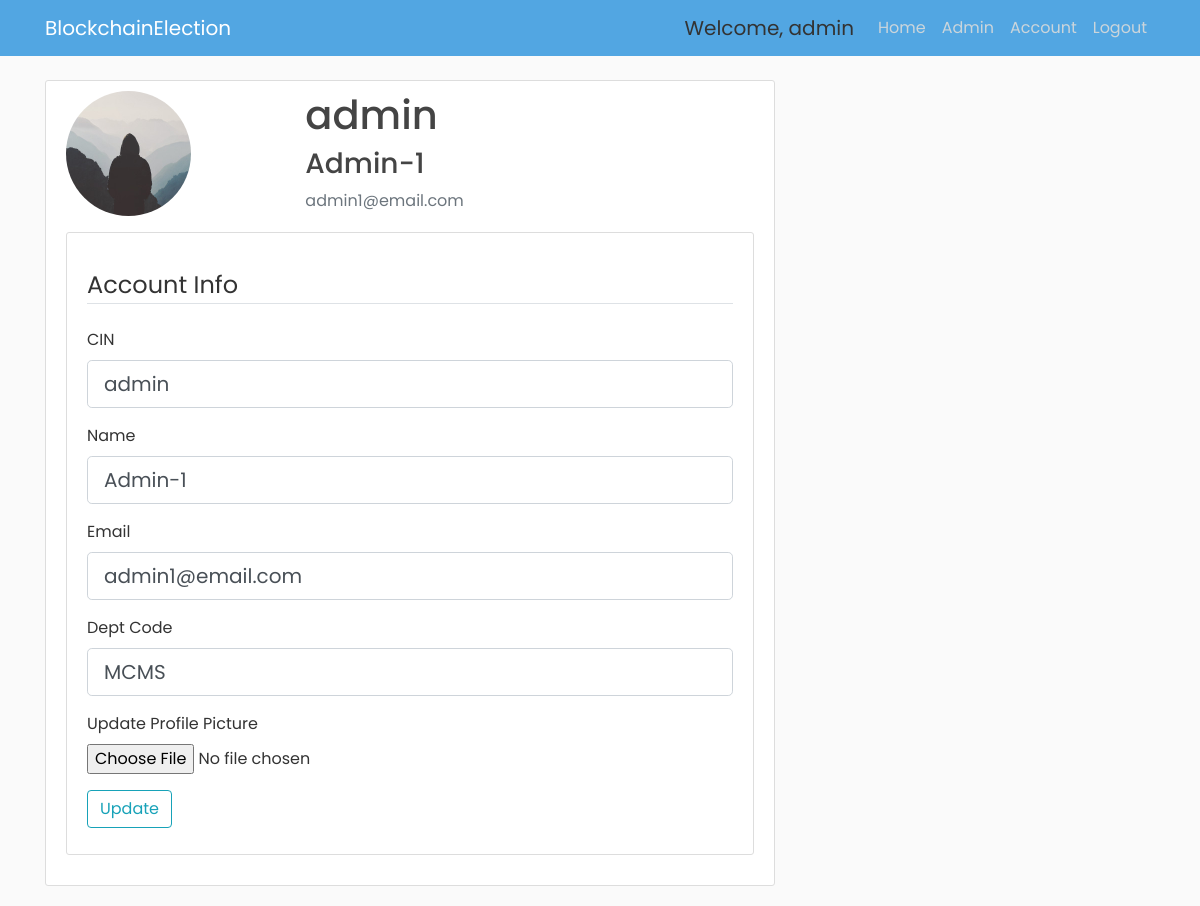
Page /account (signed in) on the committed database.
### app/models.py (models this page shows, shortened)
class Voter(db.Model, UserMixin):
    id = db.Column(db.Integer, primary_key=True)
    cin = db.Column(db.String(30), unique=True, nullable=False)
    name = db.Column(db.String(255), nullable=False)
    email = db.Column(db.String(30), unique=True, nullable=False)
    dept = db.Column(db.String(4), db.ForeignKey('department.dept_code'), nullable=False)
    imagefile = db.Column(db.String(20), nullable=False, default='default.jpg')
    password = db.Column(db.String(60), nullable=False)
    join_year = db.Column(db.Integer, nullable=False, default=2016)
    is_admin = db.Column(db.Boolean, default=False, nullable=False)

### app/routes.py (the view)
@app.route("/account", methods=['GET', 'POST'])
@login_required
def account():
    form = UpdateAccountForm()
    if form.validate_on_submit():
        if form.picture.data:
            picture_file = save_picture(form.picture.data)
            current_user.imagefile = picture_file
        current_user.cin = form.cin.data
        current_user.name = form.name.data
        current_user.email = form.email.data
        current_user.dept = form.dept.data
        db.session.commit()
        flash('Your account has been updated!', 'success')
        return redirect(url_for('account'))
    elif request.method == 'GET':
        form.cin.data = current_user.cin
        form.name.data = current_user.name
        form.email.data = current_user.email
        form.dept.data = current_user.dept
    image_file = url_for('static', filename='profile_pics/' + current_user.imagefile)
    return render_template("account.html", title="Account", image_file=image_file, form=form)

### app/forms.py (shortened to what this page needs)
class UpdateAccountForm(FlaskForm):
    cin = StringField('CIN', validators=[DataRequired()])
    name = StringField('Name', validators=[DataRequired(), Length(min=3, max=255)])
    email = StringField('Email', validators=[DataRequired(), Email()])
    dept = StringField('Dept Code', validators=[DataRequired(), Length(min=4, max=4)])
    picture = FileField('Update Profile Picture', validators=[FileAllowed(['jpg', 'png'])])
    submit = SubmitField('Update')

### app/models.py (called while the page is built)
@login_manager.user_loader
def load_user(user_id):
    return Voter.query.get(int(user_id))

### app/templates/account.html (shortened to what this page needs)
{% extends "base.html" %}
{% block content %}
    <div class="content-section">
        <div class="row">
            <div class="col-md-4">
                <img class="rounded-circle account-img" src="{{ image_file }}">
            </div>
            <div class="col-md-8">
                <h2 class="account-heading">{{ current_user.cin }}</h2>
                <h3>{{ current_user.name }}</h3>
                <p class="text-secondary">{{ current_user.email }}</p>
            </div>
        </div>
        <div class="content-section">
            <form action="" method="POST" enctype="multipart/form-data">
              <br class="form-group">
                <legend class="border-bottom mb-4">Account Info</legend>
                <div class="form-group">
                  {{ form.cin.label(class="form-control-label") }}
                  {% if form.cin.errors%}
                    {{ form.cin(class="form-control form-control-lg is-invalid") }}
                    <div class="invalid-feedback">
                      {% for error in form.cin.errors %}
                      <span>{{ error }}</span>
                      {% endfor %}
                    </div>
                  {% else %}
                    {{ form.cin(class="form-control form-control-lg") }}
                    {% endif %}
                </div>
                <div class="form-group mt-2">
                  {{ form.name.label(class="form-control-label") }}
                  {% if form.name.errors %}
                    {{ form.name(class="form-control form-control-lg is-invalid") }}
                    <div class="invalid-feedback">
                      {% for error in form.name.errors %}
                      <span>{{ error }}</span>
                      {% endfor %}
                    </div>
                  {% else %}
                  {{ form.name(class="form-control form-control-lg") }}
                  {% endif %}
                </div>
                <div class="form-group mt-2">
                  {{ form.email.label(class="form-control-label") }}
                  {% if form.email.errors %}
                    {{ form.email(class="form-control form-control-lg is-invalid") }}
                    <div class="invalid-feedback">
                      {% for error in form.email.errors %}
                      <span>{{ error }}</span>
                      {% endfor %}
                    </div>
                  {% else %}
                    {{ form.email(class="form-control form-control-lg") }}
                  {% endif %}
                </div>
                <div class="form-group mt-2">
                  {{ form.dept.label(class="form-control-label") }}
                  {% if form.dept.errors %}
                    {{ form.dept(class="form-control form-control-lg is-invalid") }}
                    <div class="invalid-feedback">
                      {% for error in form.dept.errors %}
                      <span>{{ error }}</span>
                      {% endfor %}
                    </div>
                  {% else %}
                    {{ form.dept(class="form-control form-control-lg") }}
                  {% endif %}
                </div>
                <div class="form-group mt-2">
                    {{ form.picture.label() }}
                    {{ form.picture(class="form-control-file") }}
                </div>
              <div class="form-group mt-3">
                {{ form.submit(class="btn btn-outline-info") }}
              </div>
            </form>
          </div>
    </div>
{% endblock content %}

### app/templates/navbar.html (shortened to what this page needs)
<header class="site-header">
  <nav class="navbar navbar-expand-md navbar-dark bg-steel fixed-top">
    <div class="container">
      <a class="navbar-brand mr-4" href="{{ url_for('index2') }}">BlockchainElection</a>
      <div class="collapse navbar-collapse" id="navbarToggle">
        <div class="navbar-nav ml-auto">
          {% if current_user.is_admin %}
          <a class="navbar-brand disabled ml-2" style="cursor: default;">Welcome, {{ current_user.cin }}</a>
          <a class="nav-item nav-link" href="{{ url_for('home') }}">Home</a>
          <a class="nav-item nav-link" href="{{ url_for('admin') }}">Admin</a>
          <a class="nav-item nav-link" href="{{ url_for('account') }}">Account</a>
          <a class="nav-item nav-link" href="{{ url_for('logout') }}">Logout</a>
          {% else %}
            <a class="nav-item nav-link" href="{{ url_for('login') }}">Login</a>
            <a class="nav-item nav-link" href="{{ url_for('register') }}">Register</a>
          {% endif %}
        </div>
      </div>
    </div>
  </nav>
</header>

### app/static/main.css (style rules this page uses)
body { background: #fafafa; color: #333333; margin-top: 5rem; font-family: "Poppins", sans-serif; }
h1, h2, h3, h4, h5, h6 { color: #444444; }
.bg-steel { background-color: #52a6e2; }
.site-header .navbar-nav .nav-link { color: #cbd5db; }
.content-section { background: #ffffff; padding: 10px 20px; border: 1px solid #dddddd; border-radius: 3px; margin-bottom: 20px; }
.account-img { height: 125px; width: 125px; margin-right: 20px; margin-bottom: 16px; }
.account-heading { font-size: 2.5rem; }

### rows in the picture
Voter: cin "admin", name "Admin-1", email "admin1@email.com", dept "MCMS"
